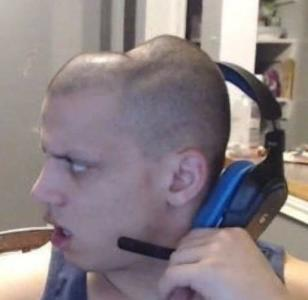
#> input picture references/images/tyler1.jpg, 308 x 300 px; its folder holds 2 pictures in this run
$ python 'crop image.py'
#> lines starting #> are read from the running program, lines starting #| are printed output that depends on the picture
# ICantPlayThis / Weeb Trash
# Python 3.7
# V1.0: Program to crop image into 5x5 squares each with a height and length of 100px - 30/03/2018
# V1.1: removed unused code
# V2.0: lists all images in folder that can be selected - 31/03/2018
# V2.1: fixed new folder
# V2.2: lists files by their index in the list
# V3.0: changeable folder and file name
# V4.0: makes text file with discord emote code
# V4.1: deletes name folder if exists to clear text file
# V4.2: crops image to center
# V4.3: opens images in image folder - 01/04/2018

# put script in folder with folder called "images"
# put images in images folder

from PIL import Image
import glob
import os
import shutil

# initialise variables
squares = 5
line = 1
extension = ".png"
files = []


def crop_line(line, squares, name, square_length):  # crop the image
    for i in range(squares):  # loop for every square in the line

        # algorithm that calculates x and y positions and saves each image in usable format
        cropped_square = square_length * i, square_length * line, square_length * i + square_length, square_length * line + square_length
        cropped_image.crop(cropped_square).save("./{}/{}_{}_{}{}".format(name, name, line + 1, i + 1, extension))
        text_file.write(":{}_{}_{}:".format(name, line + 1, i + 1))


# get list of files
images = glob.glob('./images/*.png') + glob.glob('./images/*.jpg')
for line in images:
    files.append(line[9:])
    print(line)
    print(line[9:])

# display each line in list
for i, file in enumerate(files):
    print("{}: {}".format(i, file))

# ask user for file and name
number = int(input("which file would you like? please select the number: "))
#> the answer given: 1
name = input("What would you like the image to be called?: ")
#> the answer given: images/adrillian.jpg

file = files[number]
# name = ''.join(file.split())[:-4]
# extension = '.' + file.rsplit('.', 1)[1]

# create path
directory = os.getcwd()
new_folder = os.path.join(directory, r'{}'.format(name))

# delete folder if it exists
if os.path.exists(new_folder):
    shutil.rmtree(new_folder)

os.makedirs(new_folder)

# make text file
text_file = open(os.path.join(new_folder, name + ".txt"), "a")

# Read image
img = Image.open("./images/" + file)
#> img is the input picture: PIL image 308x300 RGB; mean R, G, B 139.4, 128.3, 131.3
#img.show()
size = min(img.size)  # shortest side of the image
#> size = 300
square_length = size // squares  # length of the side of the square
#> square_length = 60

width = img.size[0]  # x
#> width = 308
height = img.size[1]  # y
#> height = 300

# crop image to square and center
cropped_image = img.crop((width//2 - size//2, height//2 - size//2, width//2 + size//2, height//2 + size//2))
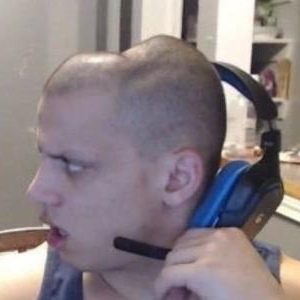
#> cropped_image: PIL image 300x300 RGB; mean R, G, B 138.6, 127.5, 131.1

# run function for number of squares (default 5)
for i in range(squares):
    crop_line(i, squares, name, square_length)
    text_file.write("\n")
#> this loop made 5 passes
#> pass 1, in crop_line, `cropped_image.crop(cropped_square).save("./{}/{}_{}_{}{}".format(name,..`:
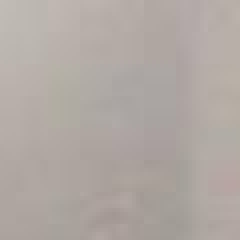
#> saved as adrillian.jpg_1_1.png: PIL image 60x60 RGB (shown 4 times larger); mean R, G, B 176.4, 168.3, 163.3
#> pass 1, in crop_line, `cropped_image.crop(cropped_square).save("./{}/{}_{}_{}{}".format(name,..`:
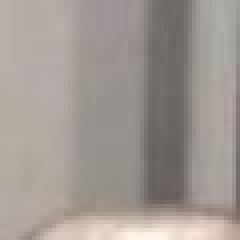
#> saved as adrillian.jpg_1_2.png: PIL image 60x60 RGB (shown 4 times larger); mean R, G, B 160.7, 152.8, 147.3
#> pass 1, in crop_line, `cropped_image.crop(cropped_square).save("./{}/{}_{}_{}{}".format(name,..`:
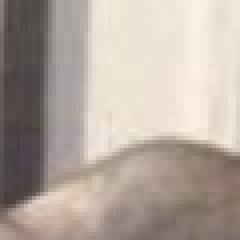
#> saved as adrillian.jpg_1_3.png: PIL image 60x60 RGB (shown 4 times larger); mean R, G, B 179.7, 168, 158.4
#> pass 1, in crop_line, `cropped_image.crop(cropped_square).save("./{}/{}_{}_{}{}".format(name,..`:
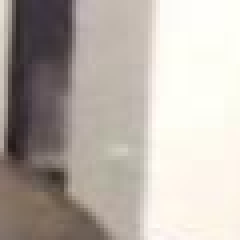
#> saved as adrillian.jpg_1_4.png: PIL image 60x60 RGB (shown 4 times larger); mean R, G, B 185.9, 178, 170.8
text_file.close()
